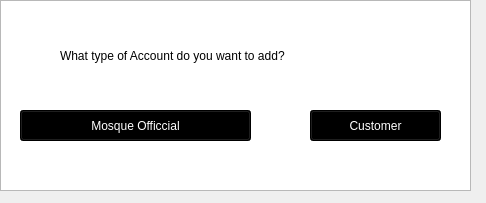
<?xml version="1.0" encoding="UTF-8"?>
<ui version="4.0">
 <class>AddAccount_Options_Form</class>
 <widget class="QWidget" name="AddAccount_Options_Form">
  <property name="geometry">
   <rect>
    <x>0</x>
    <y>0</y>
    <width>486</width>
    <height>203</height>
   </rect>
  </property>
  <property name="windowTitle">
   <string>Options</string>
  </property>
  <widget class="QGraphicsView" name="graphicsView">
   <property name="geometry">
    <rect>
     <x>0</x>
     <y>0</y>
     <width>471</width>
     <height>191</height>
    </rect>
   </property>
   <property name="styleSheet">
    <string notr="true">background: url(G:/Final1/Image_Options.jpg) ;
background-repeat: no-repeat;</string>
   </property>
  </widget>
  <widget class="QLabel" name="label">
   <property name="geometry">
    <rect>
     <x>60</x>
     <y>40</y>
     <width>361</width>
     <height>31</height>
    </rect>
   </property>
   <property name="styleSheet">
    <string notr="true">font: 75 12pt &quot;Kristen ITC&quot;;</string>
   </property>
   <property name="text">
    <string>What type of Account do you want to add?</string>
   </property>
  </widget>
  <widget class="QPushButton" name="Mosque_Official">
   <property name="geometry">
    <rect>
     <x>20</x>
     <y>110</y>
     <width>231</width>
     <height>31</height>
    </rect>
   </property>
   <property name="styleSheet">
    <string notr="true">background-color:rgb(0,0,0);
font: 20pt &quot;Bauhaus 93&quot;;
color: rgb(255, 255, 255);</string>
   </property>
   <property name="text">
    <string>Mosque Officcial</string>
   </property>
  </widget>
  <widget class="QPushButton" name="Customer">
   <property name="geometry">
    <rect>
     <x>310</x>
     <y>110</y>
     <width>131</width>
     <height>31</height>
    </rect>
   </property>
   <property name="styleSheet">
    <string notr="true">background-color:rgb(0,0,0);
font: 20pt &quot;Bauhaus 93&quot;;
color: rgb(255, 255, 255);</string>
   </property>
   <property name="text">
    <string>Customer</string>
   </property>
  </widget>
 </widget>
 <resources/>
 <connections/>
</ui>
